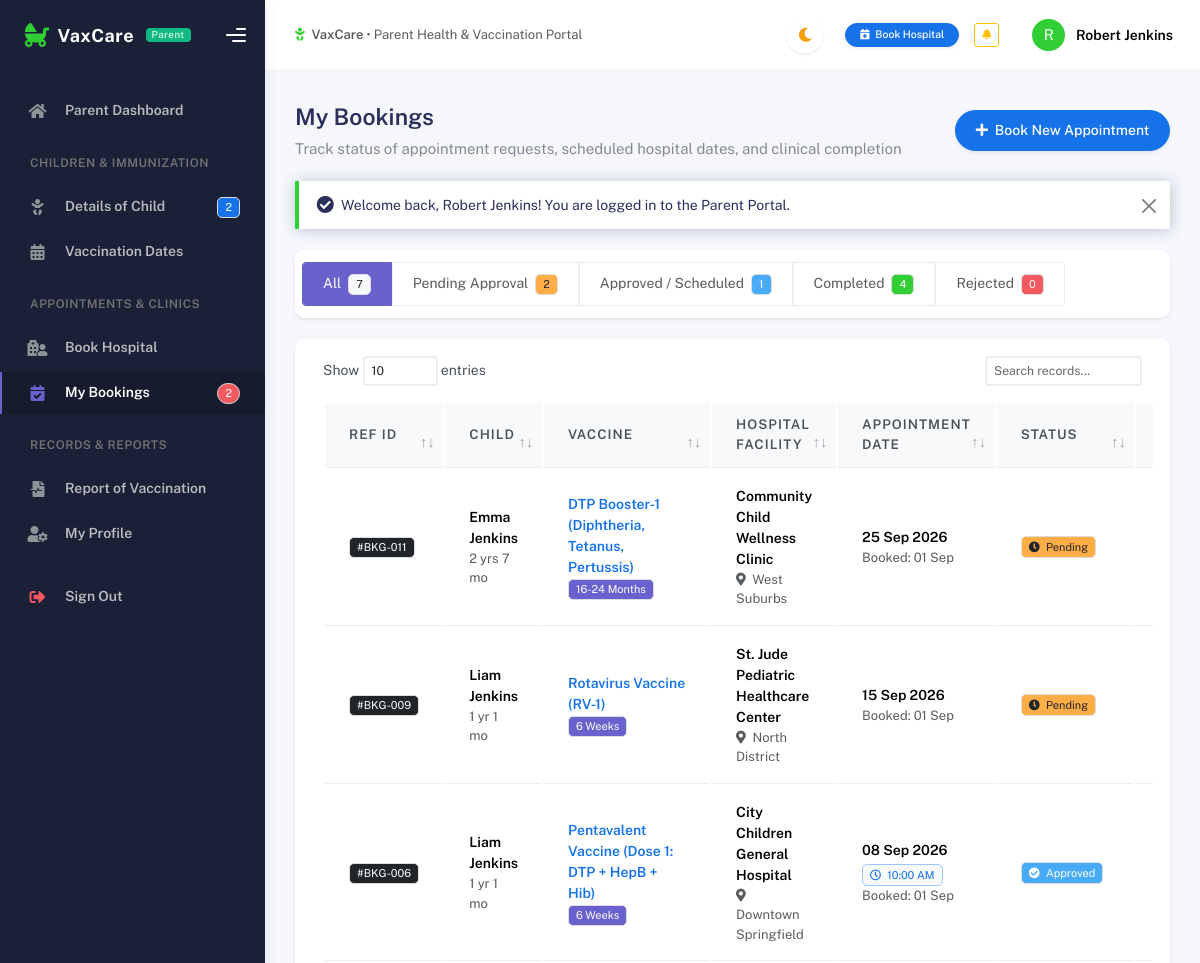
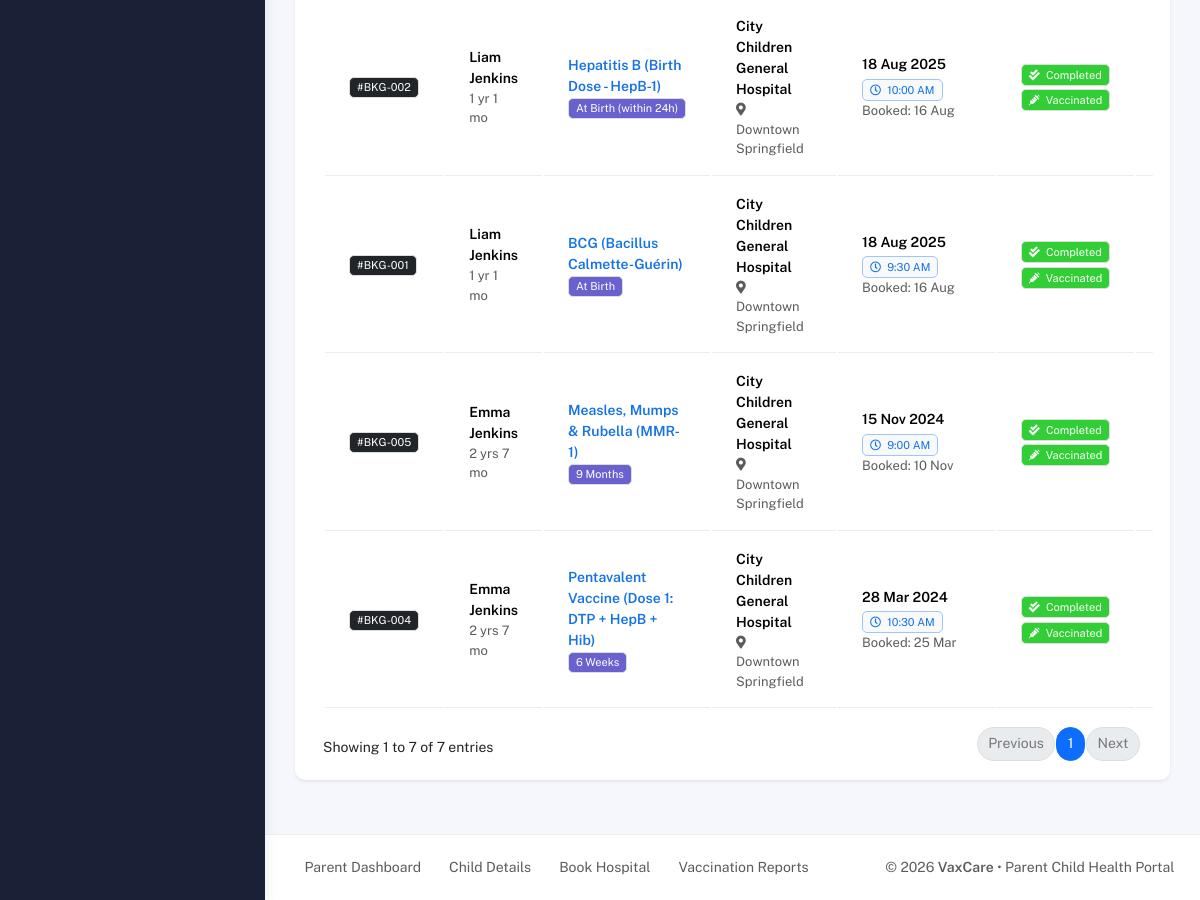
Screenshot of /parent/bookings.php (signed in) with the database file from the repository (2 pictures, top to bottom).
### tables this page shows
CREATE TABLE parents (
    parent_id INT AUTO_INCREMENT PRIMARY KEY,
    role_id INT NOT NULL,
    name VARCHAR(100) NOT NULL,
    email VARCHAR(100) NOT NULL UNIQUE,
    phone VARCHAR(20),
    username VARCHAR(50) NOT NULL UNIQUE,
    password VARCHAR(255) NOT NULL,
    address TEXT,

    FOREIGN KEY (role_id)
        REFERENCES roles(role_id)
        ON UPDATE CASCADE
        ON DELETE RESTRICT
);

CREATE TABLE bookings (
    booking_id INT AUTO_INCREMENT PRIMARY KEY,

    child_id INT NOT NULL,
    hospital_id INT NOT NULL,
    vaccine_id INT NOT NULL,
    admin_id INT NULL,

    booking_date DATE NOT NULL,
    appointment_date DATE NOT NULL,
    appointment_time TIME NULL,

    status ENUM(
        'Pending',
        'Approved',
        'Rejected',
        'Completed'
    ) DEFAULT 'Pending',

    approval_date DATE NULL,
    hospital_notes TEXT NULL,

    FOREIGN KEY (child_id)
        REFERENCES children(child_id)
        ON UPDATE CASCADE
        ON DELETE CASCADE,

    FOREIGN KEY (hospital_id)
        REFERENCES hospitals(hospital_id)
        ON UPDATE CASCADE
        ON DELETE CASCADE,

    FOREIGN KEY (vaccine_id)
        REFERENCES vaccines(vaccine_id)
        ON UPDATE CASCADE
        ON DELETE RESTRICT,

    FOREIGN KEY (admin_id)
        REFERENCES admins(admin_id)
        ON UPDATE CASCADE
        ON DELETE SET NULL
);

CREATE TABLE children (
    child_id INT AUTO_INCREMENT PRIMARY KEY,
    parent_id INT NOT NULL,
    child_name VARCHAR(100) NOT NULL,
    gender ENUM('Male', 'Female', 'Other') NOT NULL,
    date_of_birth DATE NOT NULL,
    address TEXT,
    notes TEXT,

    FOREIGN KEY (parent_id)
        REFERENCES parents(parent_id)
        ON UPDATE CASCADE
        ON DELETE CASCADE
);

CREATE TABLE vaccines (
    vaccine_id INT AUTO_INCREMENT PRIMARY KEY,
    vaccine_name VARCHAR(150) NOT NULL,
    description TEXT,
    age_group VARCHAR(100),
    stock_status ENUM('Available', 'Unavailable') DEFAULT 'Available'
);

CREATE TABLE hospitals (
    hospital_id INT AUTO_INCREMENT PRIMARY KEY,
    role_id INT NOT NULL,
    hospital_name VARCHAR(150) NOT NULL,
    address TEXT,
    location VARCHAR(150),
    phone VARCHAR(20),
    email VARCHAR(100) UNIQUE,
    username VARCHAR(50) NOT NULL UNIQUE,
    password VARCHAR(255) NOT NULL,
    status ENUM('Active', 'Inactive', 'Pending', 'Rejected') DEFAULT 'Pending',

    FOREIGN KEY (role_id)
        REFERENCES roles(role_id)
        ON UPDATE CASCADE
        ON DELETE RESTRICT
);

### parent/bookings.php (the view, shortened to what the rows shown need)
<?php
require_once __DIR__ . '/../config/db.php';
require_once __DIR__ . '/../config/auth.php';
require_once __DIR__ . '/../config/helpers.php';
$currentParent = getCurrentParent();
$parentId = $currentParent['id'];
$statusFilter = $_GET['status'] ?? 'All';
$bookings = [];
$counts = ['All' => 0, 'Pending' => 0, 'Approved' => 0, 'Completed' => 0, 'Rejected' => 0];
if ($pdo) {
    try {
        $stmtCounts = $pdo->prepare("
            SELECT b.status, COUNT(*) as cnt
            FROM bookings b
            JOIN children c ON b.child_id = c.child_id
            WHERE c.parent_id = ?
            GROUP BY b.status
        ");
        $stmtCounts->execute([$parentId]);
        $rows = $stmtCounts->fetchAll();
        foreach ($rows as $r) {
            if (isset($counts[$r['status']])) {
                $counts[$r['status']] = (int)$r['cnt'];
            }
            $counts['All'] += (int)$r['cnt'];
        }
        $query = "
            SELECT b.*, c.child_name, c.date_of_birth, c.gender,
                   v.vaccine_name, v.age_group,
                   h.hospital_name, h.location, h.phone as hospital_phone, h.address as hospital_address,
                   vr.status as vax_status, vr.vaccination_date, vr.remarks as clinical_remarks
            FROM bookings b
            JOIN children c ON b.child_id = c.child_id
            JOIN vaccines v ON b.vaccine_id = v.vaccine_id
            JOIN hospitals h ON b.hospital_id = h.hospital_id
            LEFT JOIN vaccination_records vr ON b.booking_id = vr.booking_id
            WHERE c.parent_id = ?
        ";
        $params = [$parentId];
        $query .= " ORDER BY b.appointment_date DESC, b.booking_id DESC";
        $stmt = $pdo->prepare($query);
        $stmt->execute($params);
        $bookings = $stmt->fetchAll();
    } catch (Exception $e) {
        setFlash('error', 'Database error: ' . $e->getMessage());
    }
}
require_once __DIR__ . '/includes/header.php';
require_once __DIR__ . '/includes/sidebar.php'; ?>
<div class="main-panel">
    <?php require_once __DIR__ . '/includes/navbar.php'; ?>
    <div class="container">
        <div class="page-inner">
            <div class="card card-round shadow-sm mb-4">
                <div class="card-body p-2">
                    <ul class="nav nav-pills nav-secondary">
                        <li class="nav-item">
                            <a class="nav-link <?= ($statusFilter === 'Pending') ? 'active' : '' ?>" href="bookings.php?status=Pending">
                                Pending Approval <span class="badge bg-warning text-dark ms-1"><?= $counts['Pending'] ?></span>
                            </a>
                        </li>
                    </ul>
                </div>
            </div>
            <div class="card card-round shadow-sm">
                <div class="card-body">
                    <?php if (empty($bookings)): ?>
                        <div class="text-center py-5 text-muted">
                            <i class="fas fa-calendar-times fa-3x mb-3 text-muted"></i>
                            <h5 class="fw-bold">No Bookings Found</h5>
                            <p class="small text-muted mb-3">No appointment records match the selected filter.</p>
                            <a href="book-appointment.php" class="btn btn-primary btn-sm rounded-pill">
                                <i class="fas fa-calendar-plus me-1"></i> Book a Hospital Visit
                            </a>
                        </div>
                    <?php else: ?>
                        <div class="table-responsive">
                            <table class="table table-hover align-middle datatable-custom">
                                <thead class="bg-light">
                                    <tr>
                                        <th>Ref ID</th>
                                        <th>Child</th>
                                        <th>Vaccine</th>
                                        <th>Hospital Facility</th>
                                        <th>Appointment Date</th>
                                        <th>Status</th>
                                        <th>Action</th>
                                    </tr>
                                </thead>
                                <tbody>
                                    <?php foreach ($bookings as $b): ?>
                                        <tr>
                                            <td>
                                                <span class="badge bg-dark">#BKG-<?= str_pad($b['booking_id'], 3, '0', STR_PAD_LEFT) ?></span>
                                            </td>
                                            <td>
                                                <strong><?= htmlspecialchars($b['child_name']) ?></strong>
                                                <div class="small text-muted"><?= calculateAge($b['date_of_birth']) ?></div>
                                            </td>
                                            <td>
                                                <div class="fw-bold text-primary"><?= htmlspecialchars($b['vaccine_name']) ?></div>
                                                <small class="badge bg-secondary"><?= htmlspecialchars($b['age_group']) ?></small>
                                            </td>
                                            <td>
                                                <div class="fw-bold"><?= htmlspecialchars($b['hospital_name']) ?></div>
                                                <div class="small text-muted"><i class="fas fa-map-marker-alt me-1"></i> <?= htmlspecialchars($b['location'] ?? '-') ?></div>
                                            </td>
                                            <td>
                                                <div class="fw-bold"><?= formatDate($b['appointment_date'], 'd M Y') ?></div>
                                                <?php if (!empty($b['appointment_time'])): ?>
                                                    <div class="badge bg-light text-primary border border-primary-subtle mt-1">
                                                        <i class="far fa-clock me-1"></i> <?= formatTime($b['appointment_time']) ?>
                                                    </div>
                                                <?php endif; ?>
                                                <div class="small text-muted">Booked: <?= formatDate($b['booking_date'], 'd M') ?></div>
                                            </td>
                                            <td>
                                                <?= getStatusBadge($b['status']) ?>
                                                <?php if (!empty($b['vax_status'])): ?>
                                                    <div class="mt-1">
                                                        <?= getStatusBadge($b['vax_status']) ?>
                                                    </div>
                                                <?php endif; ?>
                                            </td>
                                            <td>
                                            </td>
                                        </tr>
                                    <?php endforeach; ?>
                                </tbody>
                            </table>
                        </div>
                    <?php endif; ?>
                </div>
            </div>
        </div>
    </div>
<?php require_once __DIR__ . '/includes/footer.php'; ?>

### parent/includes/navbar.php (shortened to what the rows shown need)
<div class="main-header">
    <nav class="navbar navbar-header navbar-header-transparent navbar-expand-lg border-bottom">
        <div class="container-fluid">
            <ul class="navbar-nav topbar-nav ms-md-auto align-items-center">
                <li class="nav-item topbar-user dropdown hidden-caret">
                    <a class="dropdown-toggle profile-pic" data-bs-toggle="dropdown" href="#" aria-expanded="false">
                        <div class="avatar-sm">
                            <span class="avatar-title rounded-circle border border-white bg-success text-white font-weight-bold">
                                <?= strtoupper(substr($currentParent['name'] ?? 'P', 0, 1)) ?>
                            </span>
                        </div>
                        <span class="profile-username">
                            <span class="fw-bold"><?= htmlspecialchars($currentParent['name'] ?? 'Parent') ?></span>
                        </span>
                    </a>
                </li>
            </ul>
        </div>
    </nav>
</div>

### config/helpers.php (shortened to what the rows shown need)
<?php
function formatDate($dateStr, $format = 'd M Y') {
    try {
        $date = new DateTime($dateStr);
        return $date->format($format);
    } catch (Exception $e) {
        return htmlspecialchars($dateStr);
    }
}
function formatTime($timeStr, $format = 'g:i A') {
    try {
        $time = new DateTime($timeStr);
        return $time->format($format);
    } catch (Exception $e) {
        return htmlspecialchars($timeStr);
    }
}
function calculateAge($dob) {
    try {
        $birthDate = new DateTime($dob);
        $today     = new DateTime('today');
        $diff      = $birthDate->diff($today);
        if ($diff->y > 0) {
            return $diff->y . ' yr' . ($diff->y > 1 ? 's' : '') . ($diff->m > 0 ? ' ' . $diff->m . ' mo' : '');
        } elseif ($diff->m > 0) {
            return $diff->m . ' month' . ($diff->m > 1 ? 's' : '') . ($diff->d > 0 ? ' ' . $diff->d . ' d' : '');
        } else {
            return $diff->d . ' day' . ($diff->d > 1 ? 's' : '');
        }
    } catch (Exception $e) {
        return 'N/A';
    }
}
function getStatusBadge($status) {
    return match ($status) {
        'Approved'   => '<span class="badge bg-info text-white"><i class="fas fa-check-circle me-1"></i> Approved</span>',
        'Completed'  => '<span class="badge bg-success"><i class="fas fa-check-double me-1"></i> Completed</span>',
        'Vaccinated' => '<span class="badge bg-success"><i class="fas fa-syringe me-1"></i> Vaccinated</span>',
        'Not Vaccinated' => '<span class="badge bg-danger"><i class="fas fa-times me-1"></i> Not Vaccinated</span>',
        'Pending'    => '<span class="badge bg-warning text-dark"><i class="fas fa-clock me-1"></i> Pending</span>',
        'Rejected'   => '<span class="badge bg-danger"><i class="fas fa-ban me-1"></i> Rejected</span>',
        'Active'     => '<span class="badge bg-success">Active</span>',
        'Inactive'   => '<span class="badge bg-secondary">Inactive</span>',
        default      => '<span class="badge bg-secondary">' . htmlspecialchars((string)$status) . '</span>',
    };
}

### rows the page displays
parents: name "R", name "Robert Jenkins"
bookings: child "2", booking_id "004", child.child_name "Emma Jenkins", child.date_of_birth "2 yrs 7 mo", vaccine.vaccine_name "Pentavalent Vaccine (Dose 1: DTP + HepB + Hib)", vaccine.age_group "6 Weeks", hospital.hospital_name "City Children General Hospital", hospital.location "Downtown Springfield", appointment_date "28 Mar 2024", appointment_time "10:30 AM", booking_date "25 Mar", status "Completed Vaccinated"
bookings: booking_id "011", child.child_name "Emma Jenkins", child.date_of_birth "2 yrs 7 mo", vaccine.vaccine_name "DTP Booster-1 (Diphtheria, Tetanus, Pertussis)", vaccine.age_group "16-24 Months", hospital.hospital_name "Community Child Wellness Clinic", hospital.location "West Suburbs", appointment_date "25 Sep 2026", booking_date "01 Sep", status "Pending"
bookings: booking_id "009", child.child_name "Liam Jenkins", child.date_of_birth "1 yr 1 mo", vaccine.vaccine_name "Rotavirus Vaccine (RV-1)", vaccine.age_group "6 Weeks", hospital.hospital_name "St. Jude Pediatric Healthcare Center", hospital.location "North District", appointment_date "15 Sep 2026", booking_date "01 Sep", status "Pending"
bookings: booking_id "006", child.child_name "Liam Jenkins", child.date_of_birth "1 yr 1 mo", vaccine.vaccine_name "Pentavalent Vaccine (Dose 1: DTP + HepB + Hib)", vaccine.age_group "6 Weeks", hospital.hospital_name "City Children General Hospital", hospital.location "Downtown Springfield", appointment_date "08 Sep 2026", appointment_time "10:00 AM", booking_date "01 Sep", status "Approved"
bookings: booking_id "002", child.child_name "Liam Jenkins", child.date_of_birth "1 yr 1 mo", vaccine.vaccine_name "Hepatitis B (Birth Dose - HepB-1)", vaccine.age_group "At Birth (within 24h)", hospital.hospital_name "City Children General Hospital", hospital.location "Downtown Springfield", appointment_date "18 Aug 2025", appointment_time "10:00 AM", booking_date "16 Aug", status "Completed Vaccinated"
bookings: booking_id "001", child.child_name "Liam Jenkins", child.date_of_birth "1 yr 1 mo", vaccine.vaccine_name "BCG (Bacillus Calmette-Guérin)", vaccine.age_group "At Birth", hospital.hospital_name "City Children General Hospital", hospital.location "Downtown Springfield", appointment_date "18 Aug 2025", appointment_time "9:30 AM", booking_date "16 Aug", status "Completed Vaccinated"
bookings: booking_id "005", child.child_name "Emma Jenkins", child.date_of_birth "2 yrs 7 mo", vaccine.vaccine_name "Measles, Mumps & Rubella (MMR-1)", vaccine.age_group "9 Months", hospital.hospital_name "City Children General Hospital", hospital.location "Downtown Springfield", appointment_date "15 Nov 2024", appointment_time "9:00 AM", booking_date "10 Nov", status "Completed Vaccinated"

### other values shown
count($parentChildren) "2"
$parentPendingCount "2"
$flash['message'] "Welcome back, Robert Jenkins! You are logged in to the Parent Portal."
$counts['All'] "7"
$counts['Approved'] "1"
$counts['Completed'] "4"
$counts['Rejected'] "0"
